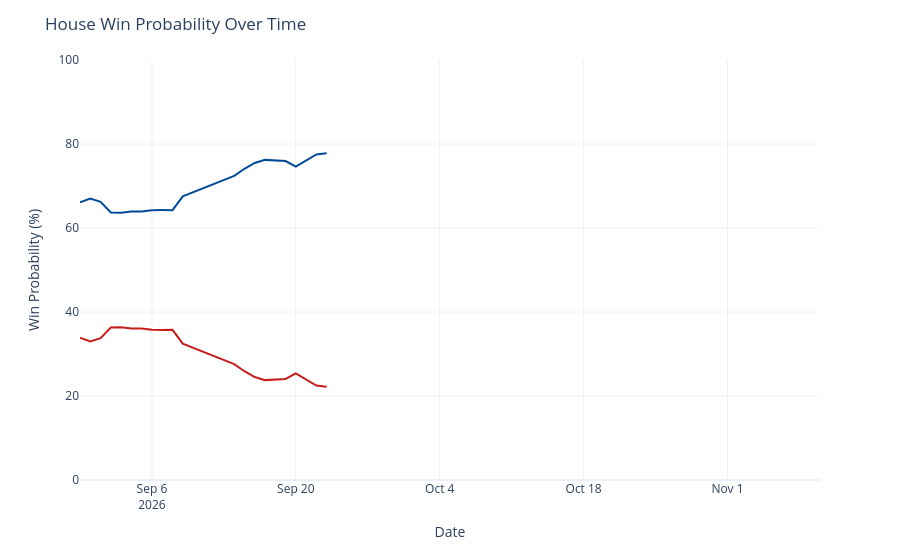

This figure's notebook cell:
### Code cell
chance_over_time = output_ts[(output_ts['geo'] == 'US House') &
                             (output_ts['type'] == 'chance')]
chance_over_time['rep_chance'] = chance_over_time['y'].map(lambda x: 100 - x)
chance_over_time = chance_over_time.rename({'y': 'Democrats', 'rep_chance': 'Republicans'}, axis=1)
chance_time_ser = px.line(chance_over_time, x='date', y=['Democrats', 'Republicans'], template='plotly_white',
                         color_discrete_map={'Democrats': '#004b97', 'Republicans': '#c71e1d'},)
chance_time_ser.update_traces(hovertemplate="%{y:.1f}%")
chance_time_ser.update_layout(
    xaxis=dict(range=[pd.to_datetime('2026-08-30'), pd.to_datetime('2026-11-10')]),
    yaxis=dict(range=[0, 100]),
    xaxis_title='Date',
    yaxis_title='Win Probability (%)',
    title=dict(text="House Win Probability Over Time"),
    hovermode="x",
    showlegend=False
)
chance_time_ser

### Figure 1 — Plotly figure (JSON) as saved in the notebook; plotly's stock layout.template omitted (floating-point values rounded to 4 significant figures)
{"data": [{"hovertemplate": "%{y:.1f}%", "legendgroup": "Democrats", "line": {"color": "#004b97", "dash": "solid"}, "marker": {"symbol": "circle"}, "mode": "lines", "name": "Democrats", "orientation": "v", "showlegend": true, "type": "scatter", "x": ["2026-08-30", "2026-08-31", "2026-09-01", "2026-09-02", "2026-09-03", "2026-09-04", "2026-09-05", "2026-09-06", "2026-09-07", "2026-09-08", "2026-09-09", "2026-09-14", "2026-09-15", "2026-09-16", "2026-09-17", "2026-09-18", "2026-09-19", "2026-09-20", "2026-09-21", "2026-09-22", "2026-09-23"], "xaxis": "x", "y": [66.12, 67.02, 66.25, 63.69, 63.65, 63.91, 63.91, 64.23, 64.27, 64.25, 67.54, 72.39, 74.1, 75.49, 76.22, 76.08, 75.94, 74.59, 76.12, 77.51, 77.78], "yaxis": "y"}, {"hovertemplate": "%{y:.1f}%", "legendgroup": "Republicans", "line": {"color": "#c71e1d", "dash": "solid"}, "marker": {"symbol": "circle"}, "mode": "lines", "name": "Republicans", "orientation": "v", "showlegend": true, "type": "scatter", "x": ["2026-08-30", "2026-08-31", "2026-09-01", "2026-09-02", "2026-09-03", "2026-09-04", "2026-09-05", "2026-09-06", "2026-09-07", "2026-09-08", "2026-09-09", "2026-09-14", "2026-09-15", "2026-09-16", "2026-09-17", "2026-09-18", "2026-09-19", "2026-09-20", "2026-09-21", "2026-09-22", "2026-09-23"], "xaxis": "x", "y": [33.88, 32.98, 33.75, 36.31, 36.35, 36.09, 36.09, 35.77, 35.73, 35.75, 32.46, 27.61, 25.9, 24.51, 23.78, 23.92, 24.06, 25.41, 23.88, 22.49, 22.22], "yaxis": "y"}], "layout": {"hovermode": "x", "legend": {"title": {"text": "variable"}, "tracegroupgap": 0}, "margin": {"t": 60}, "showlegend": false, "title": {"text": "House Win Probability Over Time"}, "xaxis": {"anchor": "y", "domain": [0, 1], "range": ["2026-08-30T00:00:00", "2026-11-10T00:00:00"], "title": {"text": "Date"}}, "yaxis": {"anchor": "x", "domain": [0, 1], "range": [0, 100], "title": {"text": "Win Probability (%)"}}}}
